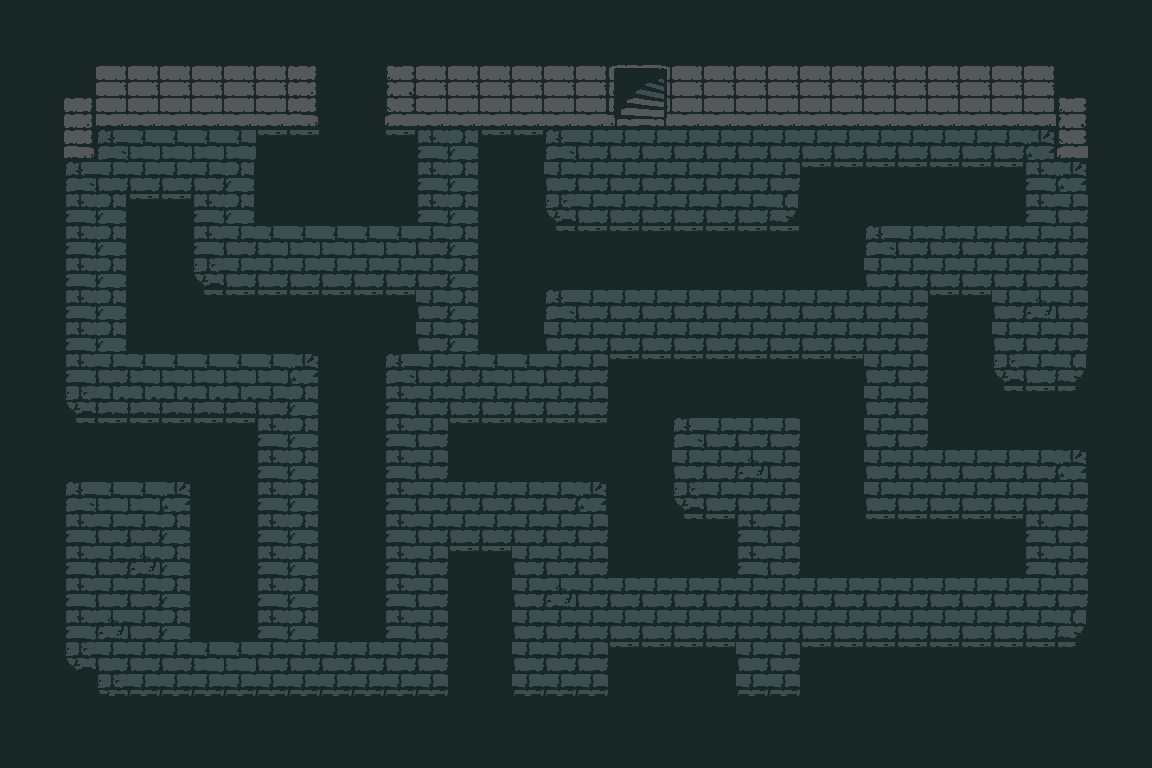

A 2D game scene composited from a Tiled map and its tileset images. What follows is a short description and the map's XML, with each tile layer's data collapsed to a summary:
An orthogonal 36x24 tile map with 32x32 px tiles, 5 tile layers (FLOOR, MIDDLE, ABOVE, LIGHT, ...), 3 tilesets and 40 objects (2x portal, stone).

<map version="1.2" tiledversion="1.2.3" orientation="orthogonal" renderorder="right-down" width="36" height="24" tilewidth="32" tileheight="32" infinite="0" nextlayerid="16" nextobjectid="361">
 <tileset firstgid="1" source="tilesets/objects.tsx" />
 <tileset firstgid="9" source="tilesets/fort_interior.tsx" />
 <tileset firstgid="73" source="tilesets/light.tsx" />
 <layer id="10" name="FLOOR" width="36" height="24">
  <data>[864 cells, 864 non-empty, 24 distinct tile ids]</data>
 </layer>
 <layer id="11" name="MIDDLE" width="36" height="24">
  <data>[864 cells, 0 non-empty, 0 distinct tile ids]</data>
 </layer>
 <layer id="12" name="ABOVE" width="36" height="24">
  <data>[864 cells, 0 non-empty, 0 distinct tile ids]</data>
 </layer>
 <layer id="13" name="LIGHT" width="36" height="24">
  <data>[864 cells, 0 non-empty, 0 distinct tile ids]</data>
 </layer>
 <layer id="14" name="OVERHEAD" width="36" height="24">
  <data>[864 cells, 258 non-empty, 2 distinct tile ids]</data>
 </layer>
 <objectgroup id="5" name="SLOPES" visible="0">
  <object id="359" x="608" y="64" width="64" height="64" />
 </objectgroup>
 <objectgroup color="#32e3c6" id="6" name="TERRAIN" visible="0">
  <object id="345" name="stone" x="0" y="0" width="1152" height="768" />
 </objectgroup>
 <objectgroup color="#7a9e26" id="15" name="COLLISION" visible="0" opacity="0.83">
  <object id="300" x="0" y="0" width="96" height="96" />
  <object id="301" x="96" y="0" width="512" height="128" />
  <object id="302" x="1056" y="0" width="96" height="96" />
  <object id="303" x="0" y="96" width="64" height="576" />
  <object id="304" x="0" y="672" width="96" height="96" />
  <object id="305" x="96" y="704" width="416" height="64" />
  <object id="306" x="1056" y="672" width="96" height="96" />
  <object id="307" x="1088" y="96" width="64" height="576" />
  <object id="310" x="448" y="544" width="64" height="160" />
  <object id="311" x="608" y="640" width="128" height="64" />
  <object id="312" x="608" y="512" width="128" height="64" />
  <object id="313" x="800" y="512" width="224" height="64" />
  <object id="314" x="800" y="640" width="256" height="64" />
  <object id="315" x="1056" y="640" width="32" height="32" />
  <object id="317" x="800" y="416" width="64" height="96" />
  <object id="318" x="608" y="352" width="256" height="64" />
  <object id="319" x="608" y="416" width="64" height="96" />
  <object id="320" x="928" y="384" width="160" height="64" />
  <object id="321" x="928" y="288" width="64" height="96" />
  <object id="323" x="804" y="160" width="64" height="132" />
  <object id="325" x="864" y="160" width="160" height="64" />
  <object id="329" x="544" y="224" width="256" height="64" />
  <object id="331" x="448" y="416" width="160" height="64" />
  <object id="332" x="480" y="128" width="64" height="224" />
  <object id="335" x="128" y="288" width="288" height="64" />
  <object id="336" x="320" y="352" width="64" height="288" />
  <object id="338" x="64" y="416" width="192" height="64" />
  <object id="339" x="192" y="480" width="64" height="160" />
  <object id="340" x="128" y="192" width="64" height="96" />
  <object id="341" x="64" y="96" width="32" height="64" />
  <object id="342" x="1056" y="96" width="32" height="64" />
  <object id="343" x="256" y="128" width="160" height="96" />
  <object id="344" x="672" y="0" width="384" height="128" />
  <object id="356" x="608" y="704" width="448" height="64" />
 </objectgroup>
 <objectgroup id="8" name="ENTITIES" visible="0" opacity="0.64">
  <object id="346" gid="5" x="-1152" y="800" width="32" height="32">
   <properties>
    <property name="TYPE" value="MOVELIGHT" />
   </properties>
  </object>
  <object id="350" gid="5" x="0" y="800" width="32" height="32">
   <properties>
    <property name="TYPE" value="MOVELIGHT" />
   </properties>
  </object>
  <object id="357" name="portal" gid="6" x="512" y="768" width="96" height="72">
   <properties>
    <property name="DEST" value="FORT,11.5,5" />
    <property name="TYPE" value="PORTAL" />
   </properties>
  </object>
  <object id="360" name="portal" gid="6" x="608" y="96" width="64" height="64">
   <properties>
    <property name="DEST" value="FORTTOP,11.5,12" />
    <property name="TYPE" value="PORTAL" />
   </properties>
  </object>
 </objectgroup>
</map>
